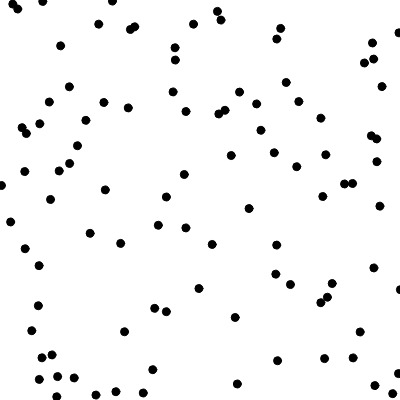
Frame 1 (no input)
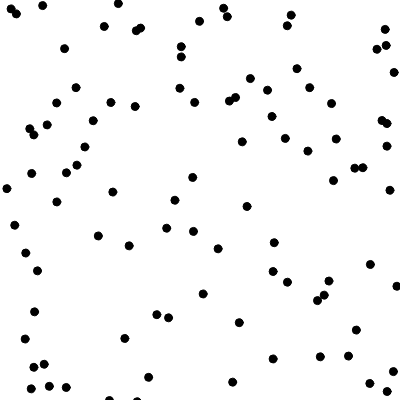
Frame 60 (no input)
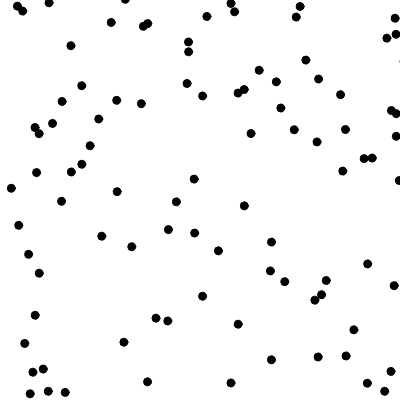
Frame 120 (the mouse pressed at the canvas centre since frame 60)

The p5.js sketch that drew these frames (run headless with seeded random() and noise() and a simulated clock; from frame 60 on, the mouse is pressed at the canvas centre):

// p5.js sketch
// ── sketch.js
let pS;

function setup() {
  createCanvas(400, 400);
  pS = new ParticleSystem(width/2, height/2);
  pS.spawnAllParticles();
}
function draw() {
  background(255);
  pS.update();
  pS.display();
}


// ── particle.js
class Particle {
    constructor(_x,_y) {
        this.pos = createVector(_x, _y);
        this.vel = createVector(random(-1, 1), random(-1, 1));
        this.acc = createVector(0,0);
        this.age = 0;
        this.maxForce = 1;
    }

    display = () => {
        stroke(0);
        fill(0);
        ellipse(this.pos.x, this.pos.y, 8, 8);
    }

    update = () => {
        this.pos.add(this.vel);
        this.vel.add(this.acc);
        this.age++;
    }

    align = (particles) => {
        const perceptionRadius = 50;
        let steering = createVector();
        let totalCount = 0;
        particles.forEach(particle => {
            const d = dist(this.pos.x, this.pos.y, particle.pos.x, particle.pos.y);
            if(particle != this && d < perceptionRadius) {
                steering.add(particle.vel);
                totalCount++;
            }
        })
        
        if (totalCount > 0) {
            steering.div(totalCount);
            steering.sub(this.vel);
        }

        steering.limit(this.maxForce);
        return steering;
    }

    flock = (particles) =>{
        const alignment = this.align(particles);
        this.acc = alignment;
    }
}
// ── particlesystem.js
class ParticleSystem {
    constructor(x,y) {
        this.particles = [];
        this.origin = createVector(x,y);
        this.maxAge = 500;
        this.maxPopulation = 100;
    }

    spawnAllParticles = () => {
        for (let i = 0; i < this.maxPopulation; i++) {
            this.addParticle(random(width), random(height));
        }
    }

    addParticle = (x, y) => {
        this.particles.push(new Particle(x, y));
    }

    addParticleAtOrigin = () => {
        this.addParticle(this.origin.x, this.origin.y);
    }

    update = () => {
        for (let i = this.particles.length -1; i >= 0; i--) {
            // if (this.particles[i].age > this.maxAge) {
            //     this.particles.splice(i, 1);
            // }
            this.particles[i].flock(this.particles);
            this.particles[i].update();
        }

        // if(this.particles.length < this.maxPopulation) {
        //     this.addParticleAtOrigin();
        // }
    }

    display = () => {
        this.particles.forEach(particle => {
            particle.display();
        })
    }
}
